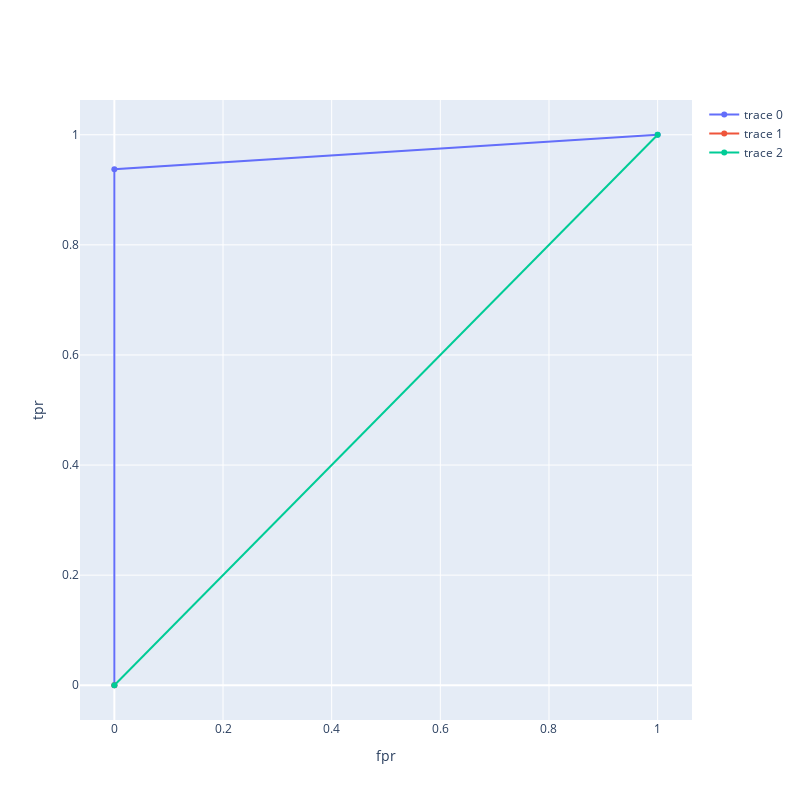

Notebook cell for this chart:
### Code cell
import plotly.graph_objects as go 

#generate a trace of ROC Curve:
trace1 = go.Scatter(
    x=fpr,
    y=tpr
)

#trace2: Diagonal line
n = 10  
indices = np.arange(len(theshold))%n==0 

trace2 = go.Scatter(
    x = fpr[indices],
    y = tpr[indices],
    text= [f"Thr={thr:.2f}" for thr in theshold[indices]]
)

#diagoran line:
trace3 = go.Scatter(
    x=[0,1],
    y=[0,1]
)

data = [trace1,trace2,trace3]


# define the layout:
layout = go.Layout(
    xaxis=dict(title="fpr"),
    yaxis=dict(title="tpr"),
    autosize=False,
    width=800,
    height=800,
    showlegend=True
)


fig = go.Figure(data=data,layout=layout)
fig

### Figure 1 — Plotly figure (JSON) as saved in the notebook; plotly's stock layout.template omitted (floating-point values rounded to 4 significant figures)
{"data": [{"type": "scatter", "x": [0.0, 0.0, 1.0], "y": [0.0, 0.9375, 1.0]}, {"text": ["Thr=inf"], "type": "scatter", "x": [0.0], "y": [0.0]}, {"type": "scatter", "x": [0, 1], "y": [0, 1]}], "layout": {"autosize": false, "height": 800, "showlegend": true, "width": 800, "xaxis": {"title": {"text": "fpr"}}, "yaxis": {"title": {"text": "tpr"}}}}
